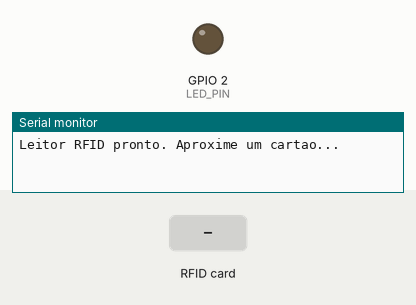
Bench run of a sketch on a simulated ESP32. On the bench: output pins drawn as LEDs (lit = HIGH), the last lines printed to the serial monitor. Inputs (shaded band) come from the test bench.

Above: at 1.2 s.
1.3 s: RFID card 5E 7A 19 C4 held to the reader
At 1.7 s:
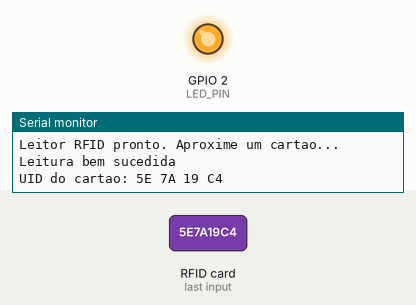
Timing chart, 0 to 7.8 s (numbered marks = the images above; inputs shaded):
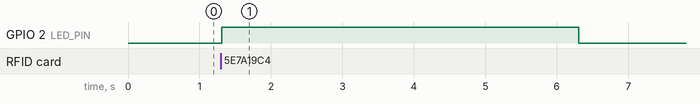

Measured:
- after the input at 1.3 s, GPIO 2 (LED_PIN): LOW → HIGH at once, → LOW 5.0 s later

The sketch:

rfid_leitor_led.ino
```cpp
/*
  Leitor RFID (MFRC522) para ESP32 - College Squire
  ---------------------------------------------------

  O que este codigo faz:
    - Fica esperando um cartao/tag RFID ser aproximado do leitor MFRC522.
    - Ao ler um cartao com sucesso, escreve "Leitura bem sucedida" no
      Monitor Serial (e o UID do cartao, para conferencia).
    - Acende um LED por 5 segundos e depois apaga.

  Biblioteca necessaria (instalar pelo Gerenciador de Bibliotecas do
  Arduino IDE, Sketch > Incluir Biblioteca > Gerenciar Bibliotecas):
    - "MFRC522" de GithubCommunity (autor: miguelbalboa)

  Ligacao sugerida (ESP32 <-> MFRC522):
    MFRC522 SDA (SS)  -> ESP32 GPIO 21
    MFRC522 SCK       -> ESP32 GPIO 18
    MFRC522 MOSI      -> ESP32 GPIO 23
    MFRC522 MISO      -> ESP32 GPIO 19
    MFRC522 RST       -> ESP32 GPIO 22
    MFRC522 3.3V      -> ESP32 3.3V (NUNCA ligar o MFRC522 em 5V)
    MFRC522 GND       -> ESP32 GND

  LED:
    - Por padrao usa o GPIO 2 (LED embutido na maioria das placas ESP32
      DevKit). Se sua placa nao tiver LED nesse pino, ligue um LED
      externo (com um resistor de ~220 ohms em serie) no pino definido
      em LED_PIN abaixo e ajuste o numero conforme a ligacao.
*/

#include <SPI.h>
#include <MFRC522.h>

#define SS_PIN   21
#define RST_PIN  22
#define LED_PIN   2

#define TEMPO_LED_LIGADO_MS 5000

MFRC522 mfrc522(SS_PIN, RST_PIN);

void setup() {
  Serial.begin(115200);
  while (!Serial) {
    ; // aguarda o Monitor Serial abrir (necessario em algumas placas)
  }

  SPI.begin();
  mfrc522.PCD_Init();

  pinMode(LED_PIN, OUTPUT);
  digitalWrite(LED_PIN, LOW);

  Serial.println("Leitor RFID pronto. Aproxime um cartao...");
}

void loop() {
  // Sem cartao novo perto do leitor, nao ha nada a fazer neste ciclo.
  if (!mfrc522.PICC_IsNewCardPresent()) {
    return;
  }

  // Cartao detectado, mas so prosseguimos se conseguirmos ler o UID dele.
  if (!mfrc522.PICC_ReadCardSerial()) {
    return;
  }

  Serial.println("Leitura bem sucedida");

  Serial.print("UID do cartao:");
  for (byte i = 0; i < mfrc522.uid.size; i++) {
    Serial.print(mfrc522.uid.uidByte[i] < 0x10 ? " 0" : " ");
    Serial.print(mfrc522.uid.uidByte[i], HEX);
  }
  Serial.println();

  digitalWrite(LED_PIN, HIGH);
  delay(TEMPO_LED_LIGADO_MS);
  digitalWrite(LED_PIN, LOW);

  // Encerra a comunicacao com este cartao antes de voltar a procurar outro.
  mfrc522.PICC_HaltA();
  mfrc522.PCD_StopCrypto1();
}
```
